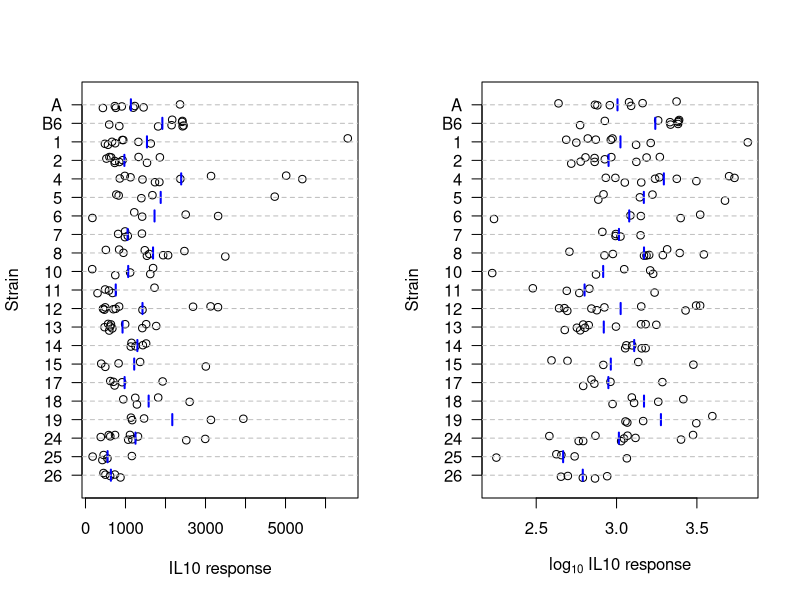
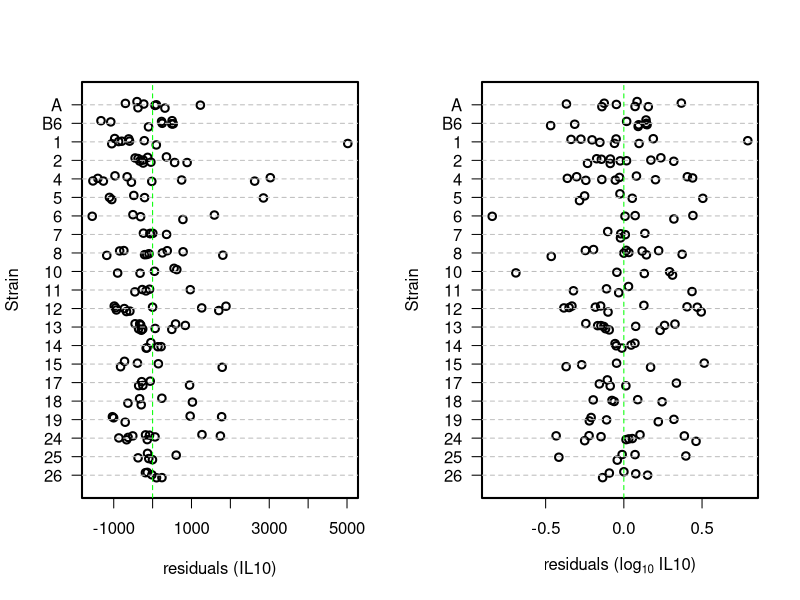
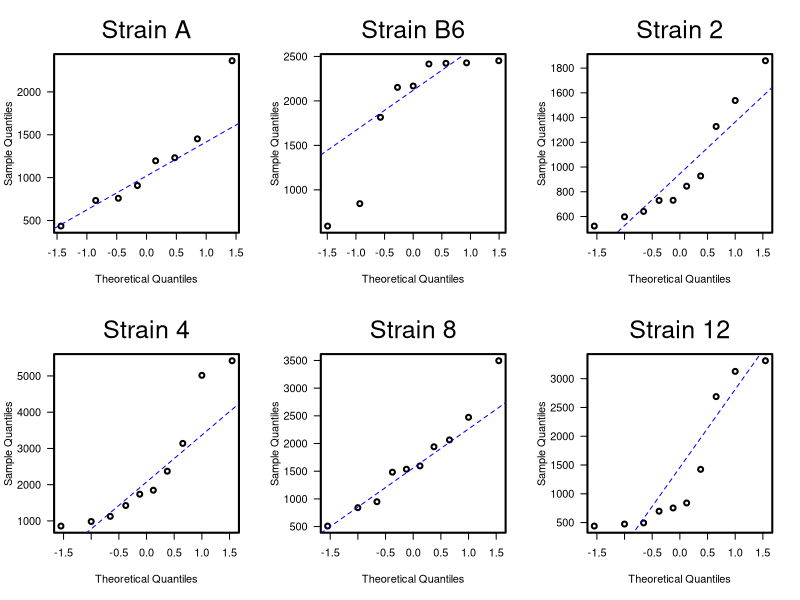
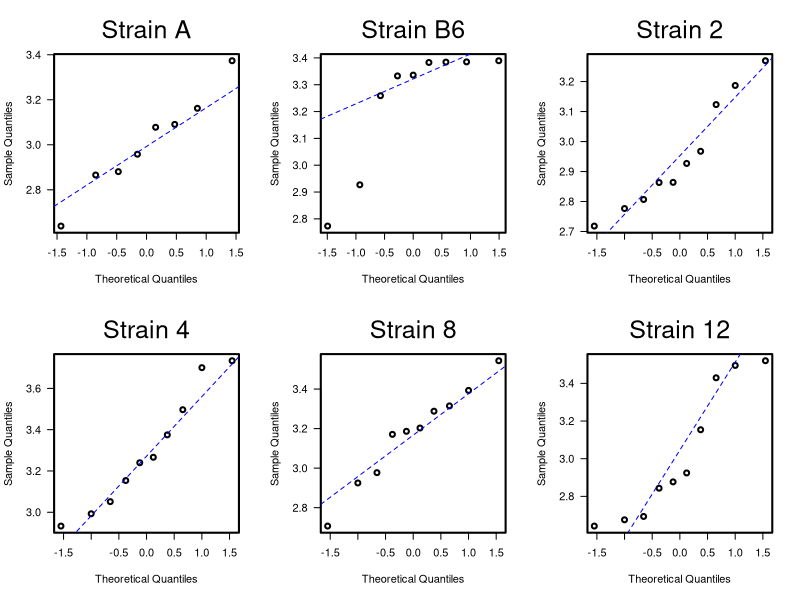
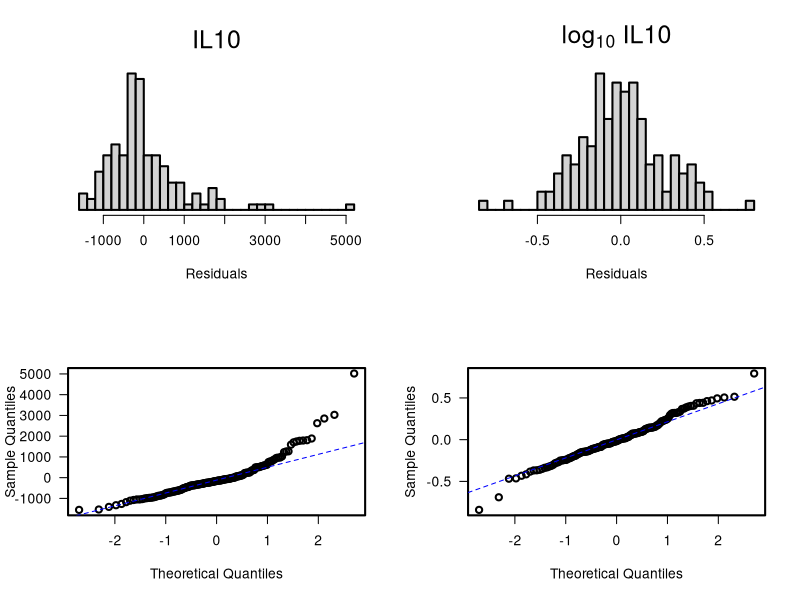
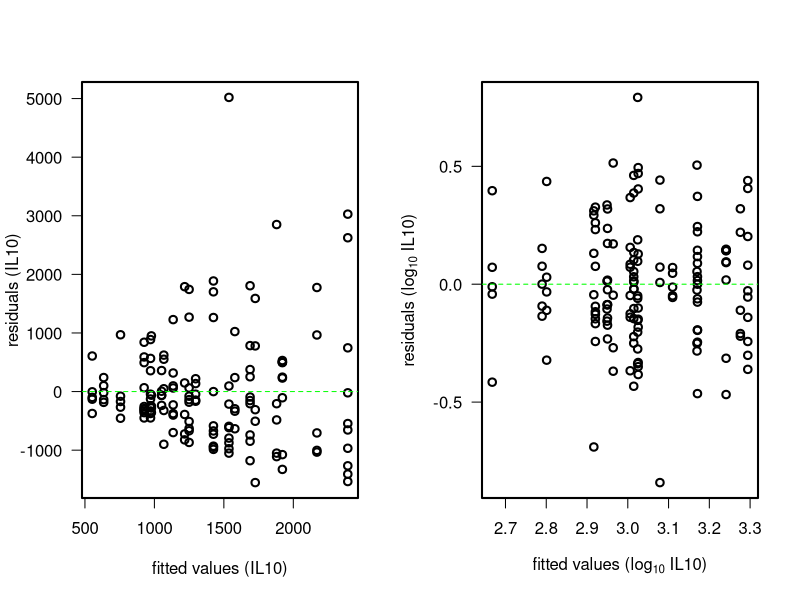
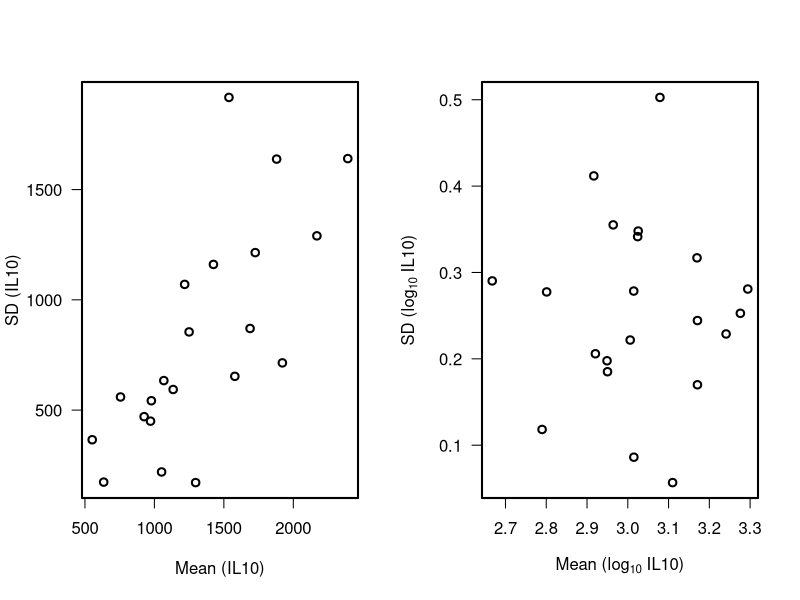

These figures' R source, in order:
######################################################################
# Computer notes             Statistics for Laboratory Scientists (2)
# Lecture 8                                  Johns Hopkins University 
######################################################################
# These notes provide R code related to the course lectures, to
# further illustrate the topics in the lectures and to assist the
# students to learn R.
#
# Lines beginning with the symbol '#' are comments in R.  All other
# lines contain code.
#
# In R for Windows, you may wish to open this file from the menu bar
# (File:Display file); you can then easily copy commands into the
# command window.  (Use the mouse to highlight one or more lines; then
# right-click and select "Paste to console".)
######################################################################

######################################################################
# The IL10 data are available at
#   http://www.biostat.jhsph.edu/~kbroman/teaching/labstat/fourth/il10.csv
######################################################################

# read data
il10 <- read.csv("il10.csv")

# include log10(IL10) as a column
il10 <- cbind(il10, logIL10=log10(il10$IL10))

# reorder the factor levels
temp <- as.character(il10$Strain)
il10$Strain <-
  factor(temp, levels=rev(c("A","B6",as.character(c(1,2,4:8,10:15,17:19,24:26)))))

# calculate the strain means
me <- tapply(il10$IL10, il10$Strain, mean)
logme <- tapply(il10$logIL10, il10$Strain, mean)

######################################################################
# plot the data
######################################################################
par(las=1, mfrow=c(1,2))
# Note: mfrow makes it so you get two plots in one graphical device
#       c(1,2) indicates 1 row and 2 columns of plots
stripchart(il10$IL10 ~ il10$Strain, method="jitter", pch=1,
           ylab="Strain",xlab="IL10 response", jitter=0.2)
segments(me, (1:21)-0.3, me, (1:21)+0.3, lwd=2, col="blue")
abline(h=1:21, lty=2, col="gray",lwd=1)
stripchart(il10$logIL10 ~ il10$Strain, method="jitter",pch=1,jitter=0.2,
           ylab="Strain",xlab=expression(paste(log[10], " IL10 response")))
segments(logme, (1:21)-0.3, logme, (1:21)+0.3, lwd=2, col="blue")
abline(h=1:21, lty=2, col="gray",lwd=1)
# Note: segments adds line segments at the strain means
#       abline adds horizontal lines to indicate the groups
#       expression allows you to put fancy things in the axis labels

######################################################################
# Analysis of variance tables
######################################################################
aov.il10 <- aov(IL10 ~ Strain, data=il10)
anova(aov.il10)

aov.logil10 <- aov(logIL10 ~ Strain, data=il10)
anova(aov.logil10)

######################################################################
# Plot the residuals
######################################################################
# Note: you can get the residuals and fitted values from
#       the output of the aov() function.
par(las=1, mfrow=c(1,2), lwd=2) # Note: lwd=2 makes the lines thicker
stripchart(aov.il10$residuals ~ il10$Strain, method="jitter", pch=1,
           ylab="Strain",xlab="residuals (IL10)", jitter=0.2)
abline(h=1:21, lty=2, col="gray",lwd=1)
abline(v=0,lty=2,col="green",lwd=1)
stripchart(aov.logil10$residuals ~ il10$Strain, method="jitter",pch=1,jitter=0.2,
           ylab="Strain",xlab=expression(paste("residuals (", log[10], " IL10)")))
abline(h=1:21, lty=2, col="gray",lwd=1)
abline(v=0,lty=2,col="green",lwd=1)

######################################################################
# QQ plots for 6 of the 21 strains
######################################################################
wh <- c("A","B6","2","4","8","12")
# ordinary scale
par(las=1,mfrow=c(2,3))
for(i in wh) {
  qqnorm(il10$IL10[il10$Strain==i],main="")
  mtext(paste("Strain", i), side=3, line=1, cex=1.5)
  qqline(il10$IL10[il10$Strain==i],col="blue",lty=2,lwd=1)
}
  
# log10 scale
par(las=1,mfrow=c(2,3))
for(i in wh) {
  qqnorm(il10$logIL10[il10$Strain==i],main="")
  mtext(paste("Strain", i), side=3, line=1, cex=1.5)
  qqline(il10$logIL10[il10$Strain==i],col="blue",lty=2,lwd=1)
}

######################################################################
# QQ plots of all residuals, with histograms
######################################################################
par(las=1, mfcol=c(2,2), lwd=2)  
hist(aov.il10$residuals, breaks=30, yaxt="n", ylab="", main="", xlab="Residuals")
mtext("IL10", side=3, line=1, cex=1.5)
qqnorm(aov.il10$residuals, main="")
qqline(aov.il10$residuals,col="blue",lty=2,lwd=1)
hist(aov.logil10$residuals, breaks=30, yaxt="n", ylab="", main="", xlab="Residuals")
mtext(expression(paste(log[10], " IL10")), side=3, line=1, cex=1.5)
qqnorm(aov.logil10$residuals, main="")
qqline(aov.logil10$residuals,col="blue",lty=2,lwd=1)
# Note: mfcol vs mfrow leads you to fill up the different plots working
#           down columns rather than across rows.
#       qqline adds a line to the qqnorm plot
#       mtext adds text in the margins of the plot

######################################################################
# Residuals vs fitted values
######################################################################
# plot residuals vs fitted
par(las=1, mfrow=c(1,2), lwd=2)
plot(aov.il10$fitted, aov.il10$residuals, pch=1,
     xlab="fitted values (IL10)",ylab="residuals (IL10)")
abline(h=0, lty=2, col="green",lwd=1)
plot(aov.logil10$fitted, aov.logil10$residuals, pch=1,
     xlab=expression(paste("fitted values (", log[10], " IL10)")),
     ylab=expression(paste("residuals (", log[10], " IL10)")))
abline(h=0,lty=2,col="green",lwd=1)

######################################################################
# plot SDs vs means
######################################################################
# calculate the within-strain SDs
s <- tapply(il10$IL10,il10$Strain, sd)  
logs <- tapply(il10$logIL10,il10$Strain, sd)

# make the plot
par(las=1, mfrow=c(1,2), lwd=2)
plot(me, s, pch=1, xlab="Mean (IL10)", ylab="SD (IL10)")
plot(logme, logs, pch=1, xlab=expression(paste("Mean (", log[10], " IL10)")),
     ylab=expression(paste("SD (", log[10], " IL10)")))

######################################################################
# Bartlett's test for equality of variances
######################################################################
# the simple way, using the built-in function
bartlett.test(il10$IL10 ~ il10$Strain) # p-value = 3 x 10^-8

bartlett.test(il10$logIL10 ~ il10$Strain) # p-value = 0.045

# The brute-force method: IL10
s <- tapply(il10$IL10/1000, il10$Strain, sd)
n <- table(il10$Strain)
spsq <- sum((n-1)*s^2)/sum(n-1)

xsq <- (sum(n)-length(n)) * log(spsq) - sum((n-1)*log(s^2))
K <- 1 + (sum(1/(n-1)) - 1/sum(n-1))/(3*(length(n)-1))

stat <- xsq/K
1 - pchisq(stat, length(n) - 1)

# brute-force method: log10(IL10)
logs <- tapply(il10$logIL10, il10$Strain, sd)
logspsq <- sum((n-1)*logs^2)/sum(n-1)
logxsq <- (sum(n)-length(n)) * log(logspsq) - sum((n-1)*log(logs^2))
logstat <- logxsq/K
1 - pchisq(logstat, length(n) - 1)

##################
# End of comp08.R
##################
